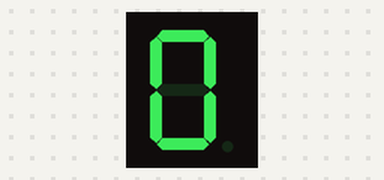
Bench run of a sketch on a simulated Arduino Uno, built with avr-gcc and run on an emulated ATmega328P. On the bench: 1-digit seven-segment display. Wiring (inferred from the names in the program): 1-digit 7-segment display, segments lit when LOW: segments pin 7, pin 6, pin 9, pin 10, pin 11, pin 13, pin 12. The segment pins are drawn as the display they are named for.

Above: at 0.1 s.
At 0.6 s:
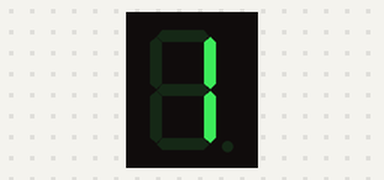
At 1.1 s:
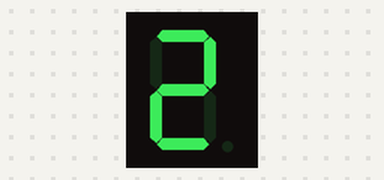
At 2.1 s:
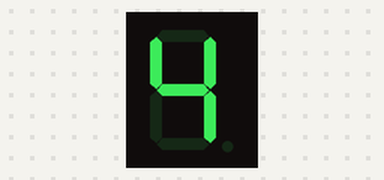
At 3.1 s:
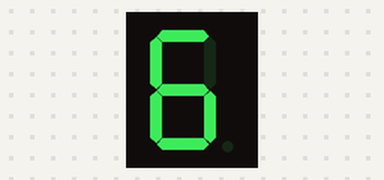
At 4.6 s:
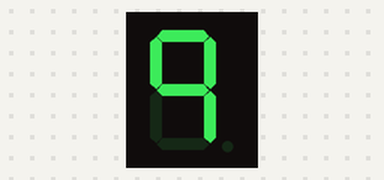

Measured:
- by itself, everything shown: repeats every 5.0 s, in 10 steps
- what the display in image 1 shows lasts 0.5 s, from 0.5 s to 1.0 s

The sketch:

sketch_oct04b.ino
```cpp
int f = 13;
int g = 12;
int e = 11;
int d = 10;
int c = 9;
int b = 6;
int a = 7;


int hoan = 500;

void setup() {

  pinMode(f, OUTPUT);
  pinMode(g, OUTPUT);
  pinMode(e, OUTPUT);
  pinMode(d, OUTPUT);
  pinMode(c, OUTPUT);
  pinMode(b, OUTPUT);
  pinMode(a, OUTPUT);

}

void loop()
{
  // 0
 digitalWrite(a,0);
 digitalWrite(b,0);
 digitalWrite(c,0);
 digitalWrite(d,0);
 digitalWrite(e,0);
 digitalWrite(f,0);
 digitalWrite(g,1);
  delay(hoan);

 digitalWrite(a,1);
 digitalWrite(b,0);
 digitalWrite(c,0);
 digitalWrite(d,1);
 digitalWrite(e,1);
 digitalWrite(f,1);
 digitalWrite(g,1);
  delay(hoan);

 digitalWrite(a,0);
 digitalWrite(b,0);
 digitalWrite(c,1);
 digitalWrite(d,0);
 digitalWrite(e,0);
 digitalWrite(f,1);
 digitalWrite(g,0);
 delay(hoan);

 digitalWrite(a,0);
 digitalWrite(b,0);
 digitalWrite(c,0);
 digitalWrite(d,0);
 digitalWrite(e,1);
 digitalWrite(f,1);
 digitalWrite(g,0);
  delay(hoan);

  digitalWrite(a,1);
 digitalWrite(b,0);
 digitalWrite(c,0);
 digitalWrite(d,1);
 digitalWrite(e,1);
 digitalWrite(f,0);
 digitalWrite(g,0);
  delay(hoan);

 digitalWrite(a,0);
 digitalWrite(b,1);
 digitalWrite(c,0);
 digitalWrite(d,0);
 digitalWrite(e,1);
 digitalWrite(f,0);
 digitalWrite(g,0);
  delay(hoan);

   digitalWrite(a,0);
 digitalWrite(b,1);
 digitalWrite(c,0);
 digitalWrite(d,0);
 digitalWrite(e,0);
 digitalWrite(f,0);
 digitalWrite(g,0);
  delay(hoan);

  digitalWrite(a,0);
 digitalWrite(b,0);
 digitalWrite(c,0);
 digitalWrite(d,1);
 digitalWrite(e,1);
 digitalWrite(f,1);
 digitalWrite(g,1);
  delay(hoan);

 digitalWrite(a,0);
 digitalWrite(b,0);
 digitalWrite(c,0);
 digitalWrite(d,0);
 digitalWrite(e,0);
 digitalWrite(f,0);
 digitalWrite(g,0);
  delay(hoan);

  digitalWrite(a,0);
 digitalWrite(b,0);
 digitalWrite(c,0);
 digitalWrite(d,1);
 digitalWrite(e,1);
 digitalWrite(f,0);
 digitalWrite(g,0);
  delay(hoan);

}
```
